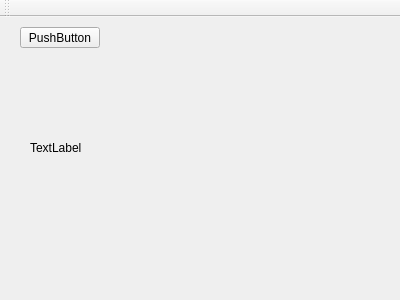
<?xml version="1.0" encoding="UTF-8"?>
<ui version="4.0">
 <class>MainWindow</class>
 <widget class="QMainWindow" name="MainWindow">
  <property name="geometry">
   <rect>
    <x>0</x>
    <y>0</y>
    <width>400</width>
    <height>300</height>
   </rect>
  </property>
  <property name="windowTitle">
   <string>MainWindow</string>
  </property>
  <widget class="QWidget" name="centralWidget">
   <widget class="QLabel" name="videoField">
    <property name="geometry">
     <rect>
      <x>30</x>
      <y>30</y>
      <width>321</width>
      <height>201</height>
     </rect>
    </property>
    <property name="text">
     <string>TextLabel</string>
    </property>
   </widget>
   <widget class="QPushButton" name="playButton">
    <property name="geometry">
     <rect>
      <x>20</x>
      <y>10</y>
      <width>80</width>
      <height>21</height>
     </rect>
    </property>
    <property name="text">
     <string>PushButton</string>
    </property>
   </widget>
  </widget>
  <widget class="QMenuBar" name="menuBar">
   <property name="geometry">
    <rect>
     <x>0</x>
     <y>0</y>
     <width>400</width>
     <height>20</height>
    </rect>
   </property>
  </widget>
  <widget class="QToolBar" name="mainToolBar">
   <attribute name="toolBarArea">
    <enum>TopToolBarArea</enum>
   </attribute>
   <attribute name="toolBarBreak">
    <bool>false</bool>
   </attribute>
  </widget>
 </widget>
 <layoutdefault spacing="6" margin="11"/>
 <resources/>
 <connections/>
</ui>
